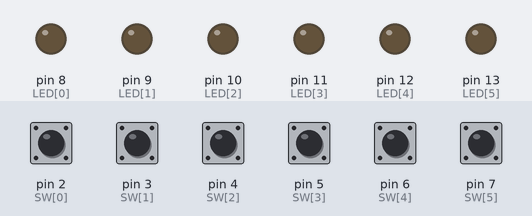
The sketch below on a simulated Arduino Uno, built with avr-gcc and run on an emulated ATmega328P. On the bench: output pins drawn as LEDs (lit = HIGH). Inputs (shaded band) come from the test bench; at power-on: pin 2 (SW[0]), pin 3 (SW[1]), pin 4 (SW[2]), pin 5 (SW[3]), pin 6 (SW[4]), pin 7 (SW[5]) HIGH.

Above: at 1.2 s.
1.3 s: pin 2 (SW[0]) pulled LOW for 0.15 s
At 1.37 s:
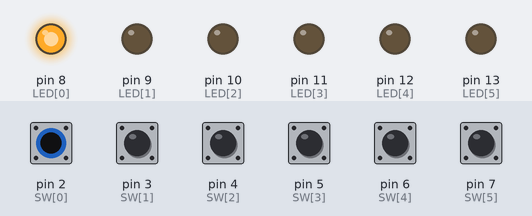
2.9 s: pin 3 (SW[1]) pulled LOW for 0.15 s
At 2.97 s:
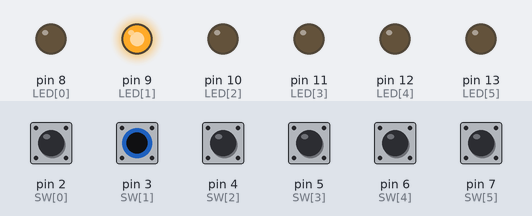
4.5 s: pin 4 (SW[2]) pulled LOW for 0.15 s
At 4.57 s:
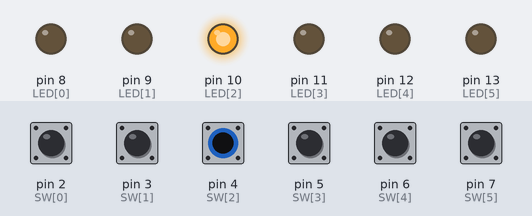
6.1 s: pin 5 (SW[3]) pulled LOW for 0.15 s
At 6.17 s:
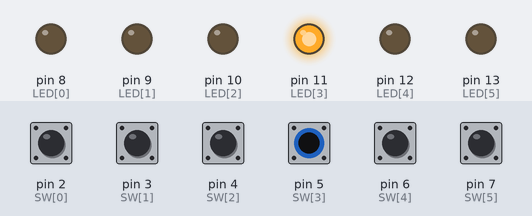
7.7 s: pin 6 (SW[4]) pulled LOW for 0.15 s
At 7.77 s:
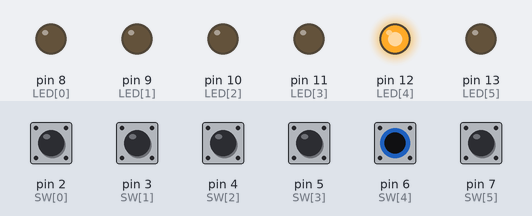
9.3 s: pin 7 (SW[5]) pulled LOW for 0.15 s
At 9.37 s:
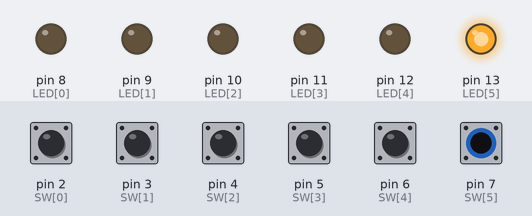
Timing chart, 0 to 11.9 s (numbered marks = the images above; inputs shaded):
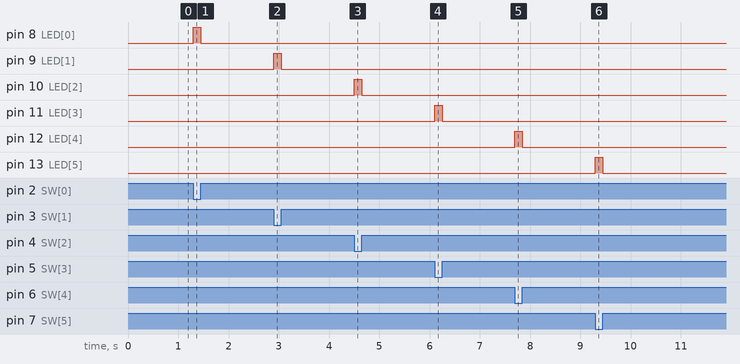

The sketch:

SW_LED.ino
```cpp
/*
 * Switches and LEDs refactored with internal pullups
 */
int SW[] = {2,3,4,5,6,7};
int LED[] = {8,9,10,11,12,13};

int nSW = sizeof(SW) / sizeof(int);
int nLED = sizeof(LED) / sizeof(int);;

void setup() {
  for (int  i = 0; i < nSW; i++){
    pinMode(SW[i], INPUT_PULLUP);
  }
  for (int  i = 0; i < nLED; i++) {
    pinMode(LED[i], OUTPUT);
  }
}

void loop() {
  for( int i = 0; i < nLED; i++) {
    bool pinState = digitalRead(SW[i]);
    digitalWrite(LED[i], !pinState);
  }
}
```

Measured:
- after the input at 1.3 s, pin 8 (LED[0]): LOW → HIGH at once, → LOW 0.15 s later
- after the input at 2.9 s, pin 9 (LED[1]): LOW → HIGH at once, → LOW 0.15 s later
- after the input at 4.5 s, pin 10 (LED[2]): LOW → HIGH at once, → LOW 0.15 s later
- after the input at 6.1 s, pin 11 (LED[3]): LOW → HIGH at once, → LOW 0.15 s later
- after the input at 7.7 s, pin 12 (LED[4]): LOW → HIGH at once, → LOW 0.15 s later
- after the input at 9.3 s, pin 13 (LED[5]): LOW → HIGH at once, → LOW 0.15 s later
